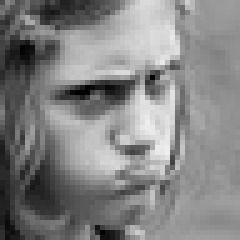
#> input picture data/raw/fer2013/test/angry/PrivateTest_76550689.jpg, 48 x 48 px, found by its file name (shown 5 times larger); its folder holds only this picture in this run
$ jupyter execute --allow-errors Updated_EDA.ipynb
#> lines starting #> are read from the running program, lines starting #| are printed output that depends on the picture
# Emotion Detection Dataset Analysis
## Exploratory Data Analysis for Music Recommendation System

This notebook performs comprehensive analysis of the FER2013 dataset to understand the data distribution, quality, and characteristics for building an emotion detection model for music recommendation.

[cell 1]
import os
import numpy as np
import pandas as pd
import matplotlib.pyplot as plt
import seaborn as sns
from PIL import Image
import cv2
from collections import Counter, defaultdict
import json
from pathlib import Path
import warnings
warnings.filterwarnings('ignore')

# Set style for better plots
plt.style.use('seaborn-v0_8')
sns.set_palette("husl")

# Configuration
CONFIG = {
    'dataset_root': '../../data/raw/fer2013',
    'train_dir': '../../data/raw/fer2013/train',
    'test_dir': '../../data/raw/fer2013/test',
    'output_dir': '../../data/processed/FC211033_Sahan',
    'original_emotions': ['angry', 'disgust', 'fear', 'happy', 'neutral', 'sad', 'surprise'],
    'music_relevant_emotions': ['angry', 'happy', 'neutral', 'sad', 'surprise'],
    'excluded_emotions': ['disgust', 'fear']
}

# Create output directory
os.makedirs(CONFIG['output_dir'], exist_ok=True)

print("Emotion Detection Dataset Analysis Started")
print(f"Dataset Location: {CONFIG['dataset_root']}")
print(f"Output Directory: {CONFIG['output_dir']}")

## 1. Dataset Overview and Structure Analysis

[cell 2]
def analyze_dataset_structure():
    """Analyze the structure and distribution of the dataset"""

    train_stats = {}
    test_stats = {}

    print("Dataset Structure Analysis")
    print("=" * 50)

    # Analyze training data
    if os.path.exists(CONFIG['train_dir']):
        print("\nTraining Data:")
        for emotion in CONFIG['original_emotions']:
            emotion_path = os.path.join(CONFIG['train_dir'], emotion)
            if os.path.exists(emotion_path):
                count = len([f for f in os.listdir(emotion_path)
                           if f.lower().endswith(('.png', '.jpg', '.jpeg'))])
                train_stats[emotion] = count
                relevance = "✓" if emotion in CONFIG['music_relevant_emotions'] else "✗"
                print(f"  {emotion:>8}: {count:>6} images {relevance}")

    # Analyze test data
    if os.path.exists(CONFIG['test_dir']):
        print("\nTest Data:")
        for emotion in CONFIG['original_emotions']:
            emotion_path = os.path.join(CONFIG['test_dir'], emotion)
            if os.path.exists(emotion_path):
                count = len([f for f in os.listdir(emotion_path)
                           if f.lower().endswith(('.png', '.jpg', '.jpeg'))])
                test_stats[emotion] = count
                relevance = "Correct!" if emotion in CONFIG['music_relevant_emotions'] else "False!"
                print(f"  {emotion:>8}: {count:>6} images {relevance}")

    print(f"\nLegend: Correct! = Music-relevant emotion, False! = Excluded from final model")

    return train_stats, test_stats

train_distribution, test_distribution = analyze_dataset_structure()

## 2. Data Distribution Visualization

[cell 3]
def plot_emotion_distribution(train_stats, test_stats):
    """Create comprehensive distribution plots"""

    # Create figure with subplots
    fig, axes = plt.subplots(2, 2, figsize=(16, 12))

    # Color mapping
    colors = {'angry': '#ff4444', 'disgust': '#aa44aa', 'fear': '#444444',
              'happy': '#44ff44', 'neutral': '#888888', 'sad': '#4444ff', 'surprise': '#ffaa44'}

    # 1. Training data distribution
    emotions = list(train_stats.keys())
    counts = list(train_stats.values())
    bar_colors = [colors.get(emotion, '#666666') for emotion in emotions]

    bars1 = axes[0,0].bar(emotions, counts, color=bar_colors, alpha=0.8)
    axes[0,0].set_title('Training Data Distribution', fontsize=14, fontweight='bold')
    axes[0,0].set_ylabel('Number of Images')
    axes[0,0].tick_params(axis='x', rotation=45)

    # Add value labels
    for bar, count in zip(bars1, counts):
        axes[0,0].text(bar.get_x() + bar.get_width()/2, bar.get_height() + 50,
                      str(count), ha='center', va='bottom', fontweight='bold')

    # 2. Test data distribution
    test_emotions = list(test_stats.keys())
    test_counts = list(test_stats.values())
    test_colors = [colors.get(emotion, '#666666') for emotion in test_emotions]

    bars2 = axes[0,1].bar(test_emotions, test_counts, color=test_colors, alpha=0.8)
    axes[0,1].set_title('Test Data Distribution', fontsize=14, fontweight='bold')
    axes[0,1].set_ylabel('Number of Images')
    axes[0,1].tick_params(axis='x', rotation=45)

    # Add value labels
    for bar, count in zip(bars2, test_counts):
        axes[0,1].text(bar.get_x() + bar.get_width()/2, bar.get_height() + 20,
                      str(count), ha='center', va='bottom', fontweight='bold')

    # 3. Music-relevant vs excluded emotions
    music_relevant_counts = sum([train_stats.get(e, 0) for e in CONFIG['music_relevant_emotions']])
    excluded_counts = sum([train_stats.get(e, 0) for e in CONFIG['excluded_emotions']])

    pie_data = [music_relevant_counts, excluded_counts]
    pie_labels = ['Music-Relevant\nEmotions', 'Excluded\nEmotions']
    pie_colors = ['#44aa44', '#aa4444']

    axes[1,0].pie(pie_data, labels=pie_labels, colors=pie_colors, autopct='%1.1f%%',
                 startangle=90, textprops={'fontsize': 12, 'fontweight': 'bold'})
    axes[1,0].set_title('Dataset Composition for Music Recommendation',
                       fontsize=14, fontweight='bold')

    # 4. Class imbalance analysis
    music_emotions = [e for e in emotions if e in CONFIG['music_relevant_emotions']]
    music_counts = [train_stats[e] for e in music_emotions]
    music_colors = [colors[e] for e in music_emotions]

    bars4 = axes[1,1].bar(music_emotions, music_counts, color=music_colors, alpha=0.8)
    axes[1,1].set_title('Music-Relevant Emotions Distribution', fontsize=14, fontweight='bold')
    axes[1,1].set_ylabel('Number of Images')
    axes[1,1].tick_params(axis='x', rotation=45)

    # Add imbalance ratio line
    max_count = max(music_counts)
    min_count = min(music_counts)
    imbalance_ratio = max_count / min_count
    axes[1,1].axhline(y=np.mean(music_counts), color='red', linestyle='--', alpha=0.7)
    axes[1,1].text(0.02, 0.98, f'Imbalance Ratio: {imbalance_ratio:.2f}',
                  transform=axes[1,1].transAxes, fontsize=10,
                  bbox=dict(boxstyle='round', facecolor='white', alpha=0.8),
                  verticalalignment='top')

    plt.tight_layout()
    plt.savefig(os.path.join(CONFIG['output_dir'], 'emotion_distribution_analysis.png'),
                dpi=300, bbox_inches='tight')
    plt.show()

    return music_relevant_counts, excluded_counts, imbalance_ratio

#> (the rest of this cell did not finish here and is left out)

## 3. Image Quality and Characteristics Analysis

[cell 4]
def analyze_image_characteristics():
    """Analyze image quality, size distribution, and pixel statistics"""

    image_stats = {
        'sizes': [],
        'pixel_means': [],
        'pixel_stds': [],
        'brightness': [],
        'contrast': [],
        'emotion_stats': defaultdict(lambda: {'means': [], 'stds': [], 'brightness': []})
    }

    print("Analyzing image characteristics...")

    # Sample images from each emotion for analysis
    sample_size = 100  # Sample size per emotion

    for emotion in CONFIG['music_relevant_emotions']:
        emotion_path = os.path.join(CONFIG['train_dir'], emotion)
        if os.path.exists(emotion_path):
            image_files = [f for f in os.listdir(emotion_path)
                          if f.lower().endswith(('.png', '.jpg', '.jpeg'))]

            # Sample random images
            sample_files = np.random.choice(image_files,
                                          min(sample_size, len(image_files)),
                                          replace=False)

            for img_file in sample_files:
                img_path = os.path.join(emotion_path, img_file)
                try:
                    # Load image
                    image = Image.open(img_path)
#> image is the input picture: PIL image 48x48 L; min 0, max 238, mean 131.6
                    if image.mode != 'L':
                        image = image.convert('L')

                    # Convert to numpy array
                    img_array = np.array(image)

                    # Calculate statistics
                    pixel_mean = np.mean(img_array)
#> pixel_mean = 131.6
                    pixel_std = np.std(img_array)
#> pixel_std = 50.39
                    brightness = np.mean(img_array) / 255.0
#> brightness = 0.516
                    contrast = np.std(img_array) / 255.0
#> contrast = 0.198

                    # Store overall stats
                    image_stats['sizes'].append(image.size)
                    image_stats['pixel_means'].append(pixel_mean)
                    image_stats['pixel_stds'].append(pixel_std)
                    image_stats['brightness'].append(brightness)
                    image_stats['contrast'].append(contrast)

                    # Store emotion-specific stats
                    image_stats['emotion_stats'][emotion]['means'].append(pixel_mean)
                    image_stats['emotion_stats'][emotion]['stds'].append(pixel_std)
                    image_stats['emotion_stats'][emotion]['brightness'].append(brightness)

                except Exception as e:
                    print(f"Error processing {img_path}: {e}")

    return image_stats

image_characteristics = analyze_image_characteristics()
print(f"Analyzed {len(image_characteristics['pixel_means'])} images total")

[cell 5]
def plot_image_characteristics(image_stats):
    """Plot image quality and characteristics analysis"""

    fig, axes = plt.subplots(2, 3, figsize=(18, 12))

    # 1. Pixel intensity distribution
    axes[0,0].hist(image_stats['pixel_means'], bins=50, alpha=0.7, color='steelblue')
    axes[0,0].set_title('Pixel Intensity Distribution', fontweight='bold')
    axes[0,0].set_xlabel('Mean Pixel Intensity')
    axes[0,0].set_ylabel('Frequency')
    axes[0,0].axvline(np.mean(image_stats['pixel_means']), color='red',
                     linestyle='--', label=f"Mean: {np.mean(image_stats['pixel_means']):.1f}")
    axes[0,0].legend()

    # 2. Contrast distribution
    axes[0,1].hist(image_stats['contrast'], bins=50, alpha=0.7, color='orange')
    axes[0,1].set_title('Contrast Distribution', fontweight='bold')
    axes[0,1].set_xlabel('Contrast (Normalized)')
    axes[0,1].set_ylabel('Frequency')
    axes[0,1].axvline(np.mean(image_stats['contrast']), color='red',
                     linestyle='--', label=f"Mean: {np.mean(image_stats['contrast']):.3f}")
    axes[0,1].legend()

    # 3. Brightness distribution
    axes[0,2].hist(image_stats['brightness'], bins=50, alpha=0.7, color='gold')
    axes[0,2].set_title('Brightness Distribution', fontweight='bold')
    axes[0,2].set_xlabel('Brightness (Normalized)')
    axes[0,2].set_ylabel('Frequency')
    axes[0,2].axvline(np.mean(image_stats['brightness']), color='red',
                     linestyle='--', label=f"Mean: {np.mean(image_stats['brightness']):.3f}")
    axes[0,2].legend()

    # 4. Emotion-wise brightness comparison
    emotions = list(image_stats['emotion_stats'].keys())
    brightness_data = [image_stats['emotion_stats'][emotion]['brightness'] for emotion in emotions]

    bp1 = axes[1,0].boxplot(brightness_data, labels=emotions, patch_artist=True)
    axes[1,0].set_title('Brightness Distribution by Emotion', fontweight='bold')
    axes[1,0].set_ylabel('Brightness')
    axes[1,0].tick_params(axis='x', rotation=45)

    # Color the boxes
    colors = ['#ff4444', '#44ff44', '#888888', '#4444ff', '#ffaa44']
    for patch, color in zip(bp1['boxes'], colors):
        patch.set_facecolor(color)
        patch.set_alpha(0.7)

    # 5. Emotion-wise contrast comparison
    contrast_data = [np.array(image_stats['emotion_stats'][emotion]['stds'])/255.0 for emotion in emotions]

    bp2 = axes[1,1].boxplot(contrast_data, labels=emotions, patch_artist=True)
    axes[1,1].set_title('Contrast Distribution by Emotion', fontweight='bold')
    axes[1,1].set_ylabel('Contrast')
    axes[1,1].tick_params(axis='x', rotation=45)

    # Color the boxes
    for patch, color in zip(bp2['boxes'], colors):
        patch.set_facecolor(color)
        patch.set_alpha(0.7)

    # 6. Statistical summary
    axes[1,2].axis('off')
    summary_text = f"""
Image Characteristics Summary:

Overall Statistics:
- Mean Pixel Intensity: {np.mean(image_stats['pixel_means']):.2f} ± {np.std(image_stats['pixel_means']):.2f}
- Mean Brightness: {np.mean(image_stats['brightness']):.3f} ± {np.std(image_stats['brightness']):.3f}
- Mean Contrast: {np.mean(image_stats['contrast']):.3f} ± {np.std(image_stats['contrast']):.3f}

Quality Indicators:
- Low Contrast Images: {sum(1 for c in image_stats['contrast'] if c < 0.1)}
- Very Dark Images: {sum(1 for b in image_stats['brightness'] if b < 0.2)}
- Very Bright Images: {sum(1 for b in image_stats['brightness'] if b > 0.8)}
    """

    axes[1,2].text(0.05, 0.95, summary_text, transform=axes[1,2].transAxes,
                  fontsize=10, verticalalignment='top',
                  bbox=dict(boxstyle='round', facecolor='lightblue', alpha=0.8))

    plt.tight_layout()
    plt.savefig(os.path.join(CONFIG['output_dir'], 'image_characteristics_analysis.png'),
                dpi=300, bbox_inches='tight')
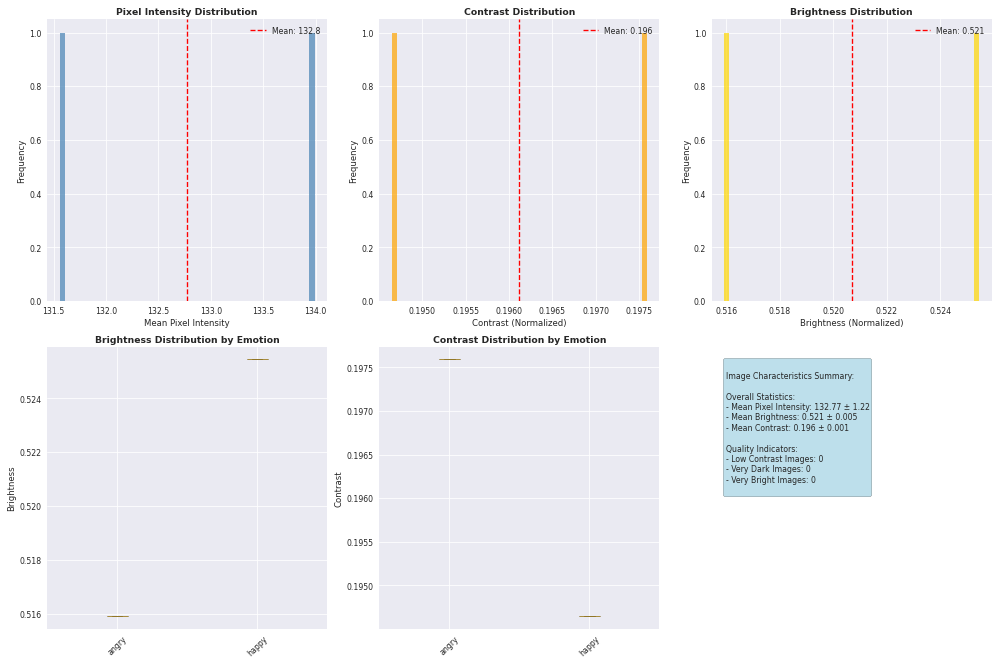
#> figure drawn by matplotlib, 5 panels
    plt.show()

plot_image_characteristics(image_characteristics)

## 4. Sample Images Visualization

[cell 6]
def visualize_sample_images():
    """Display sample images from each emotion class"""

    n_samples = 8  # Number of samples per emotion
    emotions = CONFIG['music_relevant_emotions']

    fig, axes = plt.subplots(len(emotions), n_samples, figsize=(20, 15))

    for i, emotion in enumerate(emotions):
        emotion_path = os.path.join(CONFIG['train_dir'], emotion)
        if os.path.exists(emotion_path):
            image_files = [f for f in os.listdir(emotion_path)
                          if f.lower().endswith(('.png', '.jpg', '.jpeg'))]

            # Sample random images
            sample_files = np.random.choice(image_files,
                                          min(n_samples, len(image_files)),
                                          replace=False)

            for j, img_file in enumerate(sample_files):
                img_path = os.path.join(emotion_path, img_file)
                try:
                    image = Image.open(img_path)
                    if image.mode != 'L':
                        image = image.convert('L')

                    axes[i,j].imshow(image, cmap='gray')
                    axes[i,j].axis('off')

                    if j == 0:
                        axes[i,j].set_ylabel(emotion.upper(), fontsize=14, fontweight='bold')

                except Exception as e:
                    axes[i,j].text(0.5, 0.5, 'Error', ha='center', va='center')
                    axes[i,j].axis('off')

    plt.suptitle('Sample Images from Each Emotion Class (Music-Relevant)',
                fontsize=16, fontweight='bold')
    plt.tight_layout()
    plt.savefig(os.path.join(CONFIG['output_dir'], 'sample_images_by_emotion.png'),
                dpi=300, bbox_inches='tight')
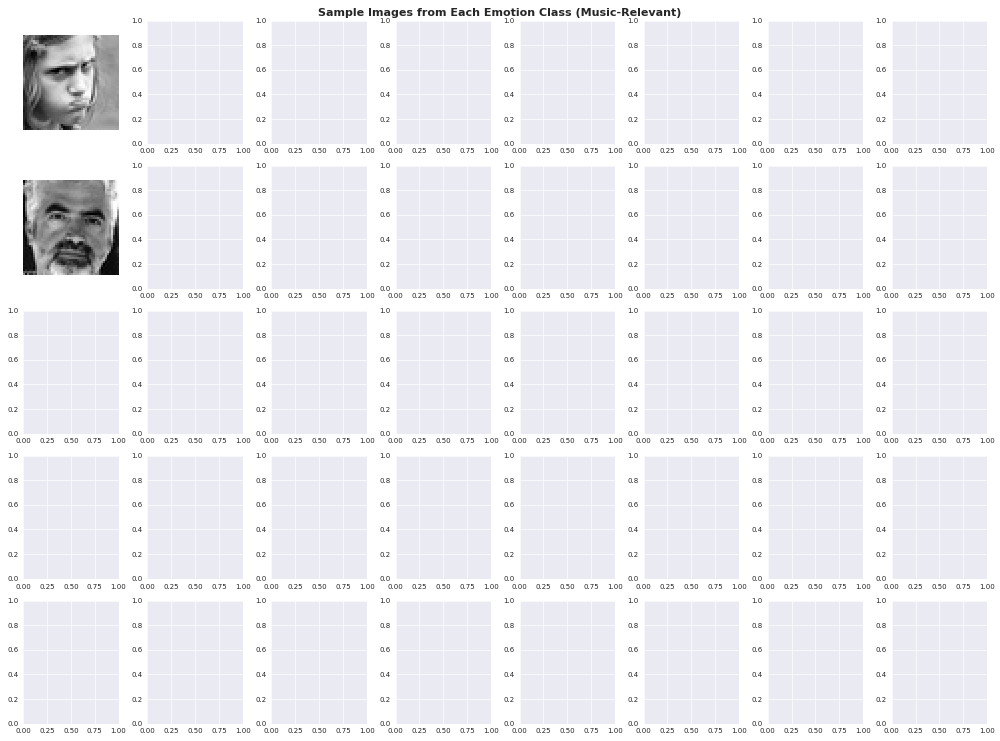
#> figure drawn by matplotlib, 2 panels
    plt.show()

visualize_sample_images()

## 5. Data Quality Assessment

[cell 7]
def assess_data_quality():
    """Assess data quality issues and provide recommendations"""

    quality_report = {
        'corrupted_images': [],
        'size_inconsistencies': [],
        'very_dark_images': [],
        'very_bright_images': [],
        'low_contrast_images': []
    }

    print("Assessing data quality...")

    total_images = 0
    processed_images = 0

    for emotion in CONFIG['music_relevant_emotions']:
        emotion_path = os.path.join(CONFIG['train_dir'], emotion)
        if os.path.exists(emotion_path):
            image_files = [f for f in os.listdir(emotion_path)
                          if f.lower().endswith(('.png', '.jpg', '.jpeg'))]

            for img_file in image_files[:200]:  # Sample first 200 images per emotion
                total_images += 1
                img_path = os.path.join(emotion_path, img_file)

                try:
                    image = Image.open(img_path)

                    # Check size consistency
                    if image.size != (48, 48):
                        quality_report['size_inconsistencies'].append({
                            'path': img_path,
                            'size': image.size,
                            'emotion': emotion
                        })

                    # Convert to grayscale and analyze
                    if image.mode != 'L':
                        image = image.convert('L')

                    img_array = np.array(image)
                    brightness = np.mean(img_array) / 255.0
#> brightness = 0.516
                    contrast = np.std(img_array) / 255.0
#> contrast = 0.198

                    # Check for quality issues
                    if brightness < 0.15:
                        quality_report['very_dark_images'].append({
                            'path': img_path,
                            'brightness': brightness,
                            'emotion': emotion
                        })

                    if brightness > 0.85:
                        quality_report['very_bright_images'].append({
                            'path': img_path,
                            'brightness': brightness,
                            'emotion': emotion
                        })

                    if contrast < 0.08:
                        quality_report['low_contrast_images'].append({
                            'path': img_path,
                            'contrast': contrast,
                            'emotion': emotion
                        })

                    processed_images += 1

                except Exception as e:
                    quality_report['corrupted_images'].append({
                        'path': img_path,
                        'error': str(e),
                        'emotion': emotion
                    })

    # Generate quality report
    print("\nData Quality Assessment Report")
    print("=" * 50)
    print(f"Total Images Analyzed: {total_images}")
    print(f"Successfully Processed: {processed_images}")
    print(f"Corrupted Images: {len(quality_report['corrupted_images'])}")
    print(f"Size Inconsistencies: {len(quality_report['size_inconsistencies'])}")
    print(f"Very Dark Images: {len(quality_report['very_dark_images'])}")
    print(f"Very Bright Images: {len(quality_report['very_bright_images'])}")
    print(f"Low Contrast Images: {len(quality_report['low_contrast_images'])}")

    return quality_report

quality_assessment = assess_data_quality()
